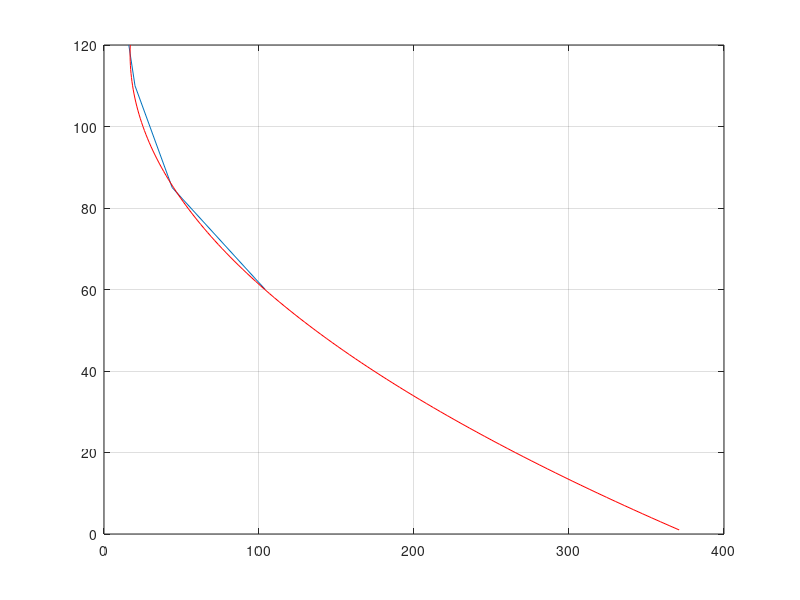

Source code (MATLAB):
%% F3000 Temperature sensor conversion into voltage
clc; clear all; close all;
%%
Rnom=[104,44,20,16];
Tnom=[60,85,110,120];

T2=linspace(1,120,120)

p=polyfit(Tnom,Rnom,2);
R2=p(1).*T2.*T2+p(2).*T2+p(3);

figure();
plot(Rnom,Tnom);
hold on;
plot(R2,T2,'r');
grid on;